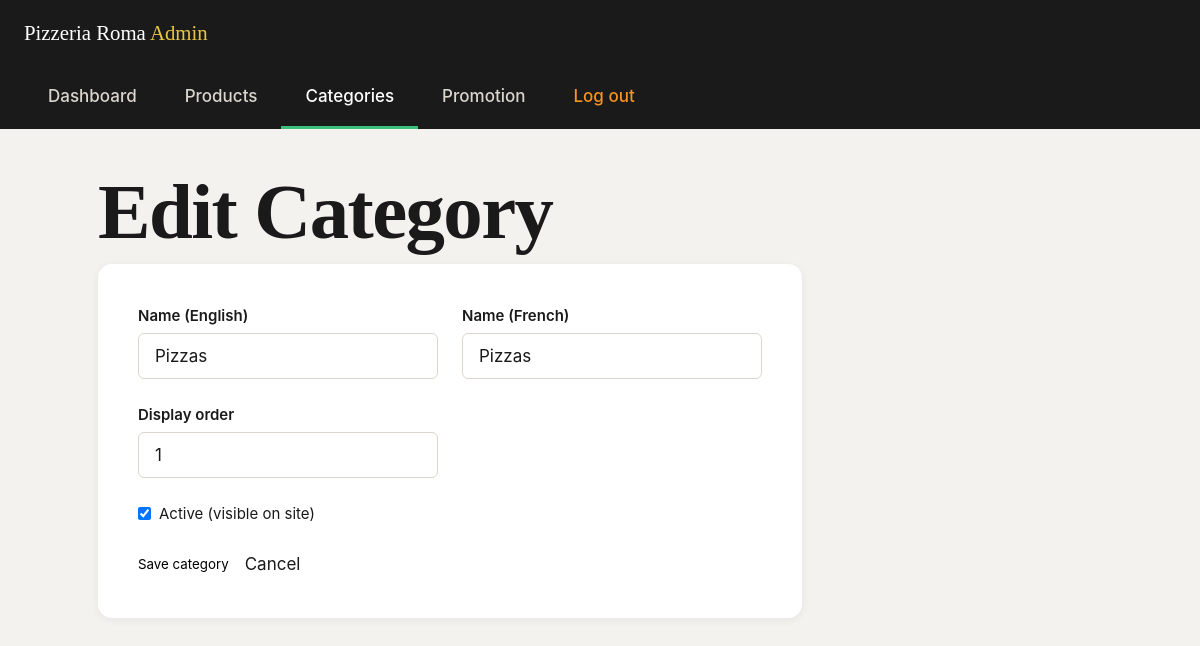
The app's page /admin/categoria-edit.php?id=1 (signed in) with its own data.
### tables this page shows
CREATE TABLE `categories` (
  `id` int unsigned NOT NULL AUTO_INCREMENT,
  `name_en` varchar(100) NOT NULL,
  `name_fr` varchar(100) NOT NULL,
  `slug` varchar(100) NOT NULL,
  `display_order` int unsigned NOT NULL DEFAULT '0',
  `is_active` tinyint(1) NOT NULL DEFAULT '1',
  `created_at` datetime NOT NULL DEFAULT CURRENT_TIMESTAMP,
  `updated_at` datetime NOT NULL DEFAULT CURRENT_TIMESTAMP ON UPDATE CURRENT_TIMESTAMP,
  PRIMARY KEY (`id`),
  UNIQUE KEY `uq_categories_slug` (`slug`),
  KEY `idx_categories_order` (`display_order`)
);

### admin/categoria-edit.php (the view, shortened to what this page needs)
<?php
$pdo = require ROOT_PATH . '/config/db.php';
$id  = isset($_GET['id']) ? (int) $_GET['id'] : 0;
$category = ['id' => 0, 'name_en' => '', 'name_fr' => '', 'slug' => '', 'display_order' => 0, 'is_active' => 1];
if ($id) {
    $stmt = $pdo->prepare('SELECT * FROM categories WHERE id = :id');
    $stmt->execute(['id' => $id]);
    $existing = $stmt->fetch();
    $category = $existing;
}
$pageTitle = $id ? 'Edit Category' : 'New Category';
include __DIR__ . '/includes/layout-header.php';
?>
<h1><?= htmlspecialchars($pageTitle) ?></h1>
<form method="post" class="admin-form">
  <div class="admin-form__row">
    <div class="admin-form__field">
      <label for="name_en">Name (English)</label>
      <input id="name_en" name="name_en" type="text" required value="<?= htmlspecialchars($category['name_en']) ?>">
    </div>
    <div class="admin-form__field">
      <label for="name_fr">Name (French)</label>
      <input id="name_fr" name="name_fr" type="text" required value="<?= htmlspecialchars($category['name_fr']) ?>">
    </div>
  </div>
  <div class="admin-form__row">
    <div class="admin-form__field">
      <label for="display_order">Display order</label>
      <input id="display_order" name="display_order" type="number" min="0" value="<?= (int) $category['display_order'] ?>">
    </div>
  </div>
  <div class="admin-form__row admin-form__row--checkboxes">
    <label class="admin-checkbox">
      <input type="checkbox" name="is_active" value="1" <?= $category['is_active'] ? 'checked' : '' ?>>
      Active (visible on site)
    </label>
  </div>
  <div class="admin-form__actions">
    <button type="submit" class="btn btn--primary">Save category</button>
    <a href="/admin/categorias.php" class="btn btn--outline">Cancel</a>
  </div>
</form>
<?php include __DIR__ . '/includes/layout-footer.php'; ?>

### css/tokens.css (style rules this page uses)
:root { --color-red: #C1272D; --color-red-intense: #D42B1E; --color-red-dark: #8F1D22; --color-black: #1A1A1A; --color-black-pure: #000000; --color-mint: #3DBE7B; --color-mint-bright: #4CC98A; --color-gold: #E8C547; --color-gold-dark: #D4A937; --color-fire-orange: #F7931E; --color-fire-burnt: #E84E1B; --color-white: #FFFFFF; --color-cream: #FAF7F2; --color-grey-100: #F4F2EF; --color-grey-300: #DAD5CD; --color-grey-500: #8A8580; --color-grey-700: #4A463F; --gradient-red: linear-gradient(135deg, var(--color-red) 0%, var(--color-red-intense) 100%); --gradient-fire: linear-gradient(135deg, var(--color-gold) 0%, var(--color-fire-orange) 55%, var(--color-fire-burnt) 100%); --gradient-dark: linear-gradient(180deg, var(--color-black) 0%, var(--color-black-pure) 100%); --color-bg: var(--color-white); --color-bg-alt: var(--color-cream); --color-bg-dark: var(--color-black); --color-text: var(--color-black); --color-text-muted: var(--color-grey-700); --color-text-on-dark: var(--color-white); --color-border: var(--color-grey-300); --color-accent: var(--color-mint); --color-cta: var(--color-red); --color-cta-hover: var(--color-red-dark); --color-focus-ring: var(--color-mint-bright); --font-display: 'Fraunces', 'Georgia', serif; --font-body: 'Inter', -apple-system, BlinkMacSystemFont, 'Segoe UI', sans-serif; --fs-xs: clamp(0.75rem, 0.72rem + 0.15vw, 0.8125rem); --fs-sm: clamp(0.875rem, 0.84rem + 0.18vw, 0.9375rem); --fs-base: clamp(1rem, 0.96rem + 0.2vw, 1.0625rem); --fs-md: clamp(1.125rem, 1.06rem + 0.32vw, 1.3125rem); --fs-lg: clamp(1.375rem, 1.24rem + 0.65vw, 1.75rem); --fs-xl: clamp(1.75rem, 1.5rem + 1.25vw, 2.5rem); --fs-2xl: clamp(2.25rem, 1.85rem + 2vw, 3.5rem); --fs-3xl: clamp(3rem, 2.3rem + 3.5vw, 5.25rem); --lh-tight: 1.1; --lh-snug: 1.3; --lh-body: 1.65; --fw-regular: 400; --fw-medium: 500; --fw-semibold: 600; --fw-bold: 700; --fw-black: 900; --tracking-tight: -0.02em; --tracking-wide: 0.06em; --space-3xs: 0.25rem; --space-2xs: 0.5rem; --space-xs: 0.75rem; --space-sm: 1rem; --space-md: 1.5rem; --space-lg: 2.5rem; --space-xl: 4rem; --space-2xl: 6rem; --space-3xl: 9rem; --container-max: 1240px; --container-pad: clamp(1.25rem, 4vw, 3rem); --radius-sm: 6px; --radius-md: 14px; --radius-lg: 28px; --radius-full: 999px; --shadow-sm: 0 2px 8px rgba(26, 26, 26, 0.06); --shadow-md: 0 8px 24px rgba(26, 26, 26, 0.10); --shadow-lg: 0 20px 48px rgba(26, 26, 26, 0.16); --shadow-red-glow: 0 12px 32px rgba(193, 39, 45, 0.25); --ease-standard: cubic-bezier(0.4, 0, 0.2, 1); --ease-out: cubic-bezier(0.16, 1, 0.3, 1); --duration-fast: 180ms; --duration-base: 260ms; --duration-slow: 420ms; --duration-slower: 560ms; --cursor-default: auto; --cursor-pointer: pointer; --z-base: 1; --z-promo-banner: 60; --z-header: 100; --z-lang-switch: 110; --z-mobile-nav: 200; --z-modal: 500; --z-toast: 800; }

### css/base.css (style rules this page uses)
*, *::before, *::after { box-sizing: border-box; margin: 0; padding: 0; }
html { -webkit-text-size-adjust: 100%; scroll-behavior: smooth; cursor: var(--cursor-default); }
body { font-family: var(--font-body); font-size: var(--fs-base); line-height: var(--lh-body); color: var(--color-text); background-color: var(--color-bg); -webkit-font-smoothing: antialiased; text-rendering: optimizeLegibility; overflow-x: hidden; }
h1, h2, h3, h4, h5, h6 { font-family: var(--font-display); line-height: var(--lh-tight); letter-spacing: var(--tracking-tight); font-weight: var(--fw-semibold); text-wrap: balance; }
h1 { font-size: var(--fs-3xl); }
a { color: inherit; text-decoration: none; cursor: var(--cursor-pointer); }
button { font-family: inherit; cursor: var(--cursor-pointer); background: none; border: none; }
input, textarea, select { font-family: inherit; font-size: inherit; color: inherit; }
input, textarea { cursor: text; }

### records on screen
categories: name_en "Pizzas", name_fr "Pizzas", display_order "1", is_active "☑"

### other values on screen
$pageTitle "Edit Category"
